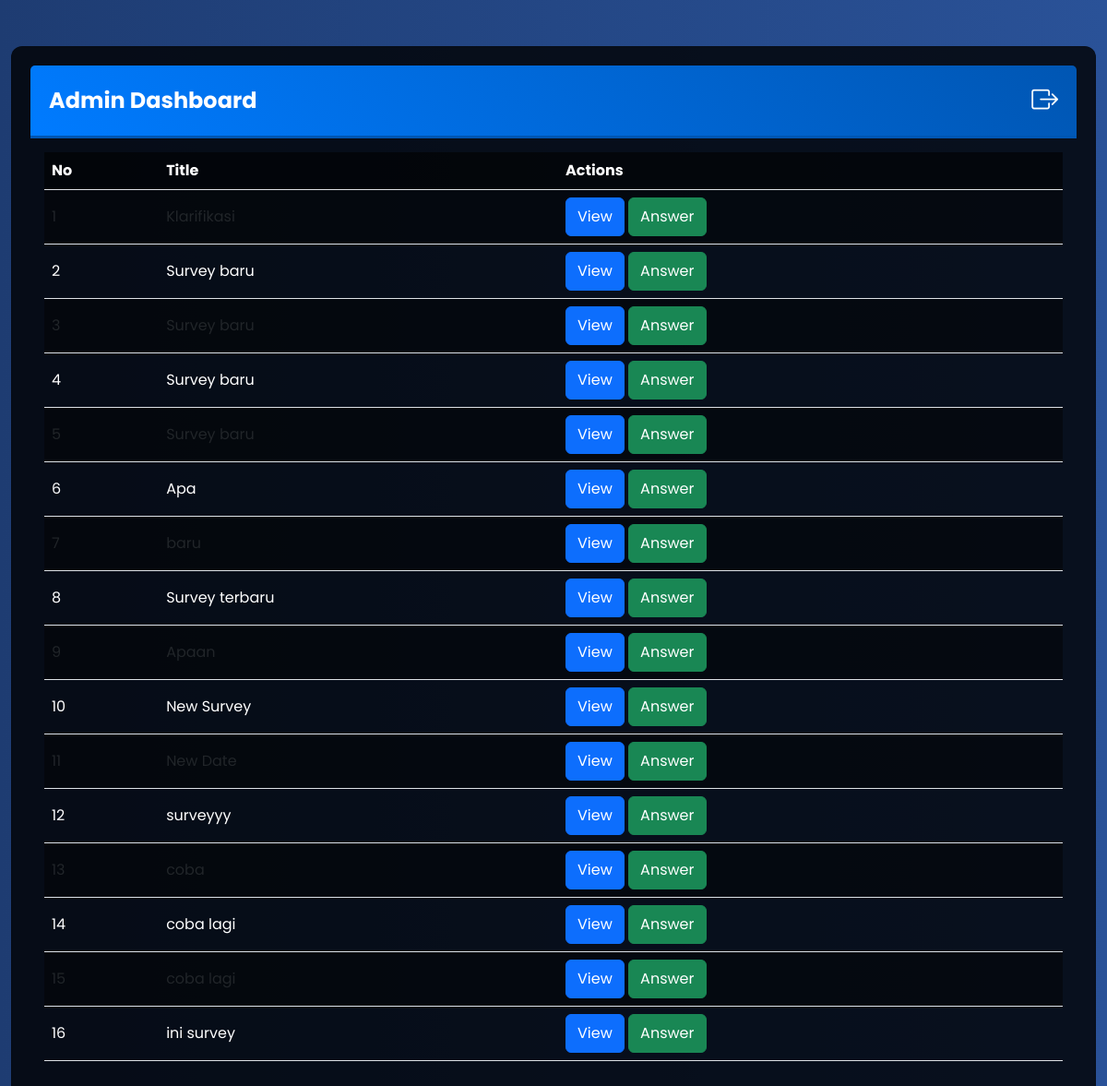
The app's page /admin/index.php (signed in) with its own data.
### tables this page shows
CREATE TABLE `surveys` (
  `id` int NOT NULL,
  `title` varchar(255) NOT NULL,
  `description` text,
  `created_by` int DEFAULT NULL,
  `created_at` timestamp NULL DEFAULT CURRENT_TIMESTAMP
);

### admin/index.php (the view, shortened to what this page needs)
<?php
include('../config/db.php');
$stmt = $pdo->query("SELECT * FROM surveys");
$surveys = $stmt->fetchAll();
?>
<!DOCTYPE html>
<html lang="en">
<head>
    <link href="https://cdn.jsdelivr.net/npm/bootstrap@5.2.3/dist/css/bootstrap.min.css" rel="stylesheet"
>
    <link rel="stylesheet" href="../css/index_admin.css">
    <link href="https://cdn.jsdelivr.net/npm/bootstrap-icons/font/bootstrap-icons.css" rel="stylesheet">
</head>
<body>
    <div class="container">
        <div class="card">
            <div class="card-header d-flex justify-content-between align-items-center">
                <span>Admin Dashboard</span>
                <i id="logoutIcon" class="bi bi-box-arrow-right" data-bs-toggle="tooltip" title="Logout"></i>
            </div>
            <div class="card-body">
                <table class="table table-striped table-hover">
                    <thead>
                        <tr>
                            <th>No</th>
                            <th>Title</th>
                            <th>Actions</th>
                        </tr>
                    </thead>
                    <tbody>
                        <?php foreach ($surveys as $index => $survey): ?>
                        <tr>
                            <td><?= $index + 1 ?></td>
                            <td><?= htmlspecialchars($survey['title']) ?></td>
                            <td>
                                <button class="btn btn-primary btn-custom btn-view"
                                    data-id="<?= $survey['id'] ?>">View</button>
                                <a href="answer_survey.php?id=<?= $survey['id'] ?>"
                                    class="btn btn-success btn-custom">Answer</a>
                            </td>
                        </tr>
                        <?php endforeach; ?>
                    </tbody>
                </table>
            </div>
        </div>
    </div>
</body>
</html>

### css/index_admin.css (style rules this page uses)
body { background: linear-gradient(to right, #1e3c72, #2a5298); font-family: "Poppins", sans-serif; color: #fff; margin: 0; padding: 0; }
.container { margin-top: 50px; max-width: 1200px; }
.card { background: rgba(0, 0, 0, 0.8); border-radius: 12px; padding: 20px; margin-bottom: 20px; }
.card-header { background: linear-gradient(45deg, #007bff, #0056b3); color: white; text-align: center; font-size: 1.5rem; font-weight: bold; padding: 20px; border-bottom: 3px solid #0056b3; border-radius: 8px 8px 0 0; position: relative; }
.card-header i { position: absolute; right: 20px; top: 50%; transform: translateY(-50%); color: #fff; }
.card-body { padding: 15px; }
.btn-custom { border-radius: 6px; padding: 8px 12px; }
.table { color: #fff; }
.table thead { background: rgba(0, 0, 0, 0.6); }
.table th { color: #fff; }
.table td { color: #fff; vertical-align: middle; }
.table-striped tbody tr:nth-of-type(odd) { background-color: rgba(0, 0, 0, 0.4); }
.table tbody a { color: #fff; }
#logoutIcon { font-size: 1.8rem; color: #fff; cursor: pointer; transition: color 0.3s ease, transform 0.3s ease; }

### records on screen
surveys: title "Klarifikasi"
surveys: title "Survey baru"
surveys: title "Survey baru"
surveys: title "Survey baru"
surveys: title "Survey baru"
surveys: title "Apa"
surveys: title "baru"
surveys: title "Survey terbaru"
surveys: title "Apaan"
surveys: title "New Survey"
surveys: title "New Date"
surveys: title "surveyyy"
surveys: title "coba"
surveys: title "coba lagi"
surveys: title "coba lagi"
surveys: title "ini survey"
